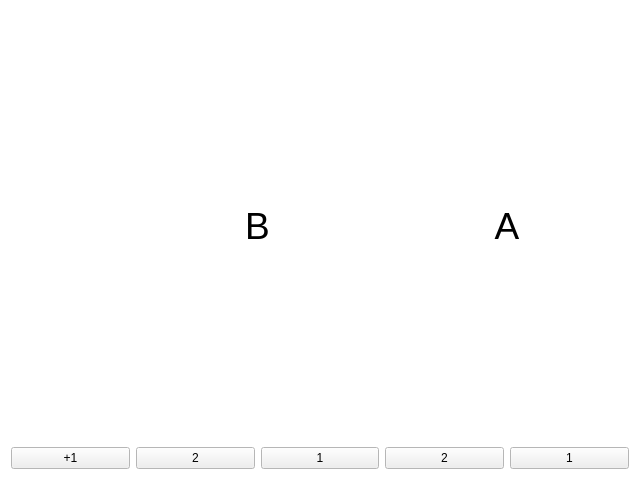
<?xml version="1.0" encoding="UTF-8"?>
<ui version="4.0">
 <class>Form</class>
 <widget class="QWidget" name="Form">
  <property name="geometry">
   <rect>
    <x>0</x>
    <y>0</y>
    <width>640</width>
    <height>480</height>
   </rect>
  </property>
  <property name="minimumSize">
   <size>
    <width>640</width>
    <height>480</height>
   </size>
  </property>
  <property name="maximumSize">
   <size>
    <width>640</width>
    <height>480</height>
   </size>
  </property>
  <property name="palette">
   <palette>
    <active>
     <colorrole role="Text">
      <brush brushstyle="SolidPattern">
       <color alpha="255">
        <red>29</red>
        <green>29</green>
        <blue>29</blue>
       </color>
      </brush>
     </colorrole>
     <colorrole role="Base">
      <brush brushstyle="SolidPattern">
       <color alpha="255">
        <red>204</red>
        <green>204</green>
        <blue>204</blue>
       </color>
      </brush>
     </colorrole>
     <colorrole role="Window">
      <brush brushstyle="SolidPattern">
       <color alpha="255">
        <red>255</red>
        <green>255</green>
        <blue>255</blue>
       </color>
      </brush>
     </colorrole>
     <colorrole role="HighlightedText">
      <brush brushstyle="SolidPattern">
       <color alpha="255">
        <red>22</red>
        <green>22</green>
        <blue>22</blue>
       </color>
      </brush>
     </colorrole>
    </active>
    <inactive>
     <colorrole role="Text">
      <brush brushstyle="SolidPattern">
       <color alpha="255">
        <red>29</red>
        <green>29</green>
        <blue>29</blue>
       </color>
      </brush>
     </colorrole>
     <colorrole role="Base">
      <brush brushstyle="SolidPattern">
       <color alpha="255">
        <red>204</red>
        <green>204</green>
        <blue>204</blue>
       </color>
      </brush>
     </colorrole>
     <colorrole role="Window">
      <brush brushstyle="SolidPattern">
       <color alpha="255">
        <red>255</red>
        <green>255</green>
        <blue>255</blue>
       </color>
      </brush>
     </colorrole>
     <colorrole role="HighlightedText">
      <brush brushstyle="SolidPattern">
       <color alpha="255">
        <red>22</red>
        <green>22</green>
        <blue>22</blue>
       </color>
      </brush>
     </colorrole>
    </inactive>
    <disabled>
     <colorrole role="Text">
      <brush brushstyle="SolidPattern">
       <color alpha="255">
        <red>29</red>
        <green>29</green>
        <blue>29</blue>
       </color>
      </brush>
     </colorrole>
     <colorrole role="Base">
      <brush brushstyle="SolidPattern">
       <color alpha="255">
        <red>204</red>
        <green>204</green>
        <blue>204</blue>
       </color>
      </brush>
     </colorrole>
     <colorrole role="Window">
      <brush brushstyle="SolidPattern">
       <color alpha="255">
        <red>255</red>
        <green>255</green>
        <blue>255</blue>
       </color>
      </brush>
     </colorrole>
     <colorrole role="HighlightedText">
      <brush brushstyle="SolidPattern">
       <color alpha="255">
        <red>22</red>
        <green>22</green>
        <blue>22</blue>
       </color>
      </brush>
     </colorrole>
    </disabled>
   </palette>
  </property>
  <property name="cursor">
   <cursorShape>BlankCursor</cursorShape>
  </property>
  <property name="windowTitle">
   <string>Sumadora</string>
  </property>
  <property name="statusTip">
   <string notr="true"/>
  </property>
  <property name="autoFillBackground">
   <bool>true</bool>
  </property>
  <property name="locale">
   <locale language="Spanish" country="Mexico"/>
  </property>
  <layout class="QGridLayout" name="gridLayout_2">
   <item row="0" column="0">
    <layout class="QGridLayout" name="gridLayout">
     <item row="0" column="3" colspan="2">
      <widget class="QLabel" name="lbl_a">
       <property name="palette">
        <palette>
         <active>
          <colorrole role="WindowText">
           <brush brushstyle="SolidPattern">
            <color alpha="255">
             <red>0</red>
             <green>0</green>
             <blue>0</blue>
            </color>
           </brush>
          </colorrole>
          <colorrole role="Button">
           <brush brushstyle="SolidPattern">
            <color alpha="255">
             <red>231</red>
             <green>231</green>
             <blue>231</blue>
            </color>
           </brush>
          </colorrole>
          <colorrole role="Light">
           <brush brushstyle="SolidPattern">
            <color alpha="255">
             <red>255</red>
             <green>255</green>
             <blue>255</blue>
            </color>
           </brush>
          </colorrole>
          <colorrole role="Midlight">
           <brush brushstyle="SolidPattern">
            <color alpha="255">
             <red>243</red>
             <green>243</green>
             <blue>243</blue>
            </color>
           </brush>
          </colorrole>
          <colorrole role="Dark">
           <brush brushstyle="SolidPattern">
            <color alpha="255">
             <red>115</red>
             <green>115</green>
             <blue>115</blue>
            </color>
           </brush>
          </colorrole>
          <colorrole role="Mid">
           <brush brushstyle="SolidPattern">
            <color alpha="255">
             <red>154</red>
             <green>154</green>
             <blue>154</blue>
            </color>
           </brush>
          </colorrole>
          <colorrole role="Text">
           <brush brushstyle="SolidPattern">
            <color alpha="255">
             <red>0</red>
             <green>0</green>
             <blue>0</blue>
            </color>
           </brush>
          </colorrole>
          <colorrole role="BrightText">
           <brush brushstyle="SolidPattern">
            <color alpha="255">
             <red>255</red>
             <green>255</green>
             <blue>255</blue>
            </color>
           </brush>
          </colorrole>
          <colorrole role="ButtonText">
           <brush brushstyle="SolidPattern">
            <color alpha="255">
             <red>0</red>
             <green>0</green>
             <blue>0</blue>
            </color>
           </brush>
          </colorrole>
          <colorrole role="Base">
           <brush brushstyle="SolidPattern">
            <color alpha="255">
             <red>255</red>
             <green>255</green>
             <blue>255</blue>
            </color>
           </brush>
          </colorrole>
          <colorrole role="Window">
           <brush brushstyle="SolidPattern">
            <color alpha="255">
             <red>231</red>
             <green>231</green>
             <blue>231</blue>
            </color>
           </brush>
          </colorrole>
          <colorrole role="Shadow">
           <brush brushstyle="SolidPattern">
            <color alpha="255">
             <red>0</red>
             <green>0</green>
             <blue>0</blue>
            </color>
           </brush>
          </colorrole>
          <colorrole role="AlternateBase">
           <brush brushstyle="SolidPattern">
            <color alpha="255">
             <red>243</red>
             <green>243</green>
             <blue>243</blue>
            </color>
           </brush>
          </colorrole>
          <colorrole role="ToolTipBase">
           <brush brushstyle="SolidPattern">
            <color alpha="255">
             <red>255</red>
             <green>255</green>
             <blue>220</blue>
            </color>
           </brush>
          </colorrole>
          <colorrole role="ToolTipText">
           <brush brushstyle="SolidPattern">
            <color alpha="255">
             <red>0</red>
             <green>0</green>
             <blue>0</blue>
            </color>
           </brush>
          </colorrole>
         </active>
         <inactive>
          <colorrole role="WindowText">
           <brush brushstyle="SolidPattern">
            <color alpha="255">
             <red>0</red>
             <green>0</green>
             <blue>0</blue>
            </color>
           </brush>
          </colorrole>
          <colorrole role="Button">
           <brush brushstyle="SolidPattern">
            <color alpha="255">
             <red>231</red>
             <green>231</green>
             <blue>231</blue>
            </color>
           </brush>
          </colorrole>
          <colorrole role="Light">
           <brush brushstyle="SolidPattern">
            <color alpha="255">
             <red>255</red>
             <green>255</green>
             <blue>255</blue>
            </color>
           </brush>
          </colorrole>
          <colorrole role="Midlight">
           <brush brushstyle="SolidPattern">
            <color alpha="255">
             <red>243</red>
             <green>243</green>
             <blue>243</blue>
            </color>
           </brush>
          </colorrole>
          <colorrole role="Dark">
           <brush brushstyle="SolidPattern">
            <color alpha="255">
             <red>115</red>
             <green>115</green>
             <blue>115</blue>
            </color>
           </brush>
          </colorrole>
          <colorrole role="Mid">
           <brush brushstyle="SolidPattern">
            <color alpha="255">
             <red>154</red>
             <green>154</green>
             <blue>154</blue>
            </color>
           </brush>
          </colorrole>
          <colorrole role="Text">
           <brush brushstyle="SolidPattern">
            <color alpha="255">
             <red>0</red>
             <green>0</green>
             <blue>0</blue>
            </color>
           </brush>
          </colorrole>
          <colorrole role="BrightText">
           <brush brushstyle="SolidPattern">
            <color alpha="255">
             <red>255</red>
             <green>255</green>
             <blue>255</blue>
            </color>
           </brush>
          </colorrole>
          <colorrole role="ButtonText">
           <brush brushstyle="SolidPattern">
            <color alpha="255">
             <red>0</red>
             <green>0</green>
             <blue>0</blue>
            </color>
           </brush>
          </colorrole>
          <colorrole role="Base">
           <brush brushstyle="SolidPattern">
            <color alpha="255">
             <red>255</red>
             <green>255</green>
             <blue>255</blue>
            </color>
           </brush>
          </colorrole>
          <colorrole role="Window">
           <brush brushstyle="SolidPattern">
            <color alpha="255">
             <red>231</red>
             <green>231</green>
             <blue>231</blue>
            </color>
           </brush>
          </colorrole>
          <colorrole role="Shadow">
           <brush brushstyle="SolidPattern">
            <color alpha="255">
             <red>0</red>
             <green>0</green>
             <blue>0</blue>
            </color>
           </brush>
          </colorrole>
          <colorrole role="AlternateBase">
           <brush brushstyle="SolidPattern">
            <color alpha="255">
             <red>243</red>
             <green>243</green>
             <blue>243</blue>
            </color>
           </brush>
          </colorrole>
          <colorrole role="ToolTipBase">
           <brush brushstyle="SolidPattern">
            <color alpha="255">
             <red>255</red>
             <green>255</green>
             <blue>220</blue>
            </color>
           </brush>
          </colorrole>
          <colorrole role="ToolTipText">
           <brush brushstyle="SolidPattern">
            <color alpha="255">
             <red>0</red>
             <green>0</green>
             <blue>0</blue>
            </color>
           </brush>
          </colorrole>
         </inactive>
         <disabled>
          <colorrole role="WindowText">
           <brush brushstyle="SolidPattern">
            <color alpha="255">
             <red>115</red>
             <green>115</green>
             <blue>115</blue>
            </color>
           </brush>
          </colorrole>
          <colorrole role="Button">
           <brush brushstyle="SolidPattern">
            <color alpha="255">
             <red>231</red>
             <green>231</green>
             <blue>231</blue>
            </color>
           </brush>
          </colorrole>
          <colorrole role="Light">
           <brush brushstyle="SolidPattern">
            <color alpha="255">
             <red>255</red>
             <green>255</green>
             <blue>255</blue>
            </color>
           </brush>
          </colorrole>
          <colorrole role="Midlight">
           <brush brushstyle="SolidPattern">
            <color alpha="255">
             <red>243</red>
             <green>243</green>
             <blue>243</blue>
            </color>
           </brush>
          </colorrole>
          <colorrole role="Dark">
           <brush brushstyle="SolidPattern">
            <color alpha="255">
             <red>115</red>
             <green>115</green>
             <blue>115</blue>
            </color>
           </brush>
          </colorrole>
          <colorrole role="Mid">
           <brush brushstyle="SolidPattern">
            <color alpha="255">
             <red>154</red>
             <green>154</green>
             <blue>154</blue>
            </color>
           </brush>
          </colorrole>
          <colorrole role="Text">
           <brush brushstyle="SolidPattern">
            <color alpha="255">
             <red>115</red>
             <green>115</green>
             <blue>115</blue>
            </color>
           </brush>
          </colorrole>
          <colorrole role="BrightText">
           <brush brushstyle="SolidPattern">
            <color alpha="255">
             <red>255</red>
             <green>255</green>
             <blue>255</blue>
            </color>
           </brush>
          </colorrole>
          <colorrole role="ButtonText">
           <brush brushstyle="SolidPattern">
            <color alpha="255">
             <red>115</red>
             <green>115</green>
             <blue>115</blue>
            </color>
           </brush>
          </colorrole>
          <colorrole role="Base">
           <brush brushstyle="SolidPattern">
            <color alpha="255">
             <red>231</red>
             <green>231</green>
             <blue>231</blue>
            </color>
           </brush>
          </colorrole>
          <colorrole role="Window">
           <brush brushstyle="SolidPattern">
            <color alpha="255">
             <red>231</red>
             <green>231</green>
             <blue>231</blue>
            </color>
           </brush>
          </colorrole>
          <colorrole role="Shadow">
           <brush brushstyle="SolidPattern">
            <color alpha="255">
             <red>0</red>
             <green>0</green>
             <blue>0</blue>
            </color>
           </brush>
          </colorrole>
          <colorrole role="AlternateBase">
           <brush brushstyle="SolidPattern">
            <color alpha="255">
             <red>231</red>
             <green>231</green>
             <blue>231</blue>
            </color>
           </brush>
          </colorrole>
          <colorrole role="ToolTipBase">
           <brush brushstyle="SolidPattern">
            <color alpha="255">
             <red>255</red>
             <green>255</green>
             <blue>220</blue>
            </color>
           </brush>
          </colorrole>
          <colorrole role="ToolTipText">
           <brush brushstyle="SolidPattern">
            <color alpha="255">
             <red>0</red>
             <green>0</green>
             <blue>0</blue>
            </color>
           </brush>
          </colorrole>
         </disabled>
        </palette>
       </property>
       <property name="font">
        <font>
         <family>Arial</family>
         <pointsize>28</pointsize>
        </font>
       </property>
       <property name="text">
        <string>A</string>
       </property>
       <property name="alignment">
        <set>Qt::AlignCenter</set>
       </property>
      </widget>
     </item>
     <item row="0" column="1" colspan="2">
      <widget class="QLabel" name="lbl_b">
       <property name="palette">
        <palette>
         <active>
          <colorrole role="WindowText">
           <brush brushstyle="SolidPattern">
            <color alpha="255">
             <red>0</red>
             <green>0</green>
             <blue>0</blue>
            </color>
           </brush>
          </colorrole>
          <colorrole role="Button">
           <brush brushstyle="SolidPattern">
            <color alpha="255">
             <red>231</red>
             <green>231</green>
             <blue>231</blue>
            </color>
           </brush>
          </colorrole>
          <colorrole role="Light">
           <brush brushstyle="SolidPattern">
            <color alpha="255">
             <red>255</red>
             <green>255</green>
             <blue>255</blue>
            </color>
           </brush>
          </colorrole>
          <colorrole role="Midlight">
           <brush brushstyle="SolidPattern">
            <color alpha="255">
             <red>243</red>
             <green>243</green>
             <blue>243</blue>
            </color>
           </brush>
          </colorrole>
          <colorrole role="Dark">
           <brush brushstyle="SolidPattern">
            <color alpha="255">
             <red>115</red>
             <green>115</green>
             <blue>115</blue>
            </color>
           </brush>
          </colorrole>
          <colorrole role="Mid">
           <brush brushstyle="SolidPattern">
            <color alpha="255">
             <red>154</red>
             <green>154</green>
             <blue>154</blue>
            </color>
           </brush>
          </colorrole>
          <colorrole role="Text">
           <brush brushstyle="SolidPattern">
            <color alpha="255">
             <red>0</red>
             <green>0</green>
             <blue>0</blue>
            </color>
           </brush>
          </colorrole>
          <colorrole role="BrightText">
           <brush brushstyle="SolidPattern">
            <color alpha="255">
             <red>255</red>
             <green>255</green>
             <blue>255</blue>
            </color>
           </brush>
          </colorrole>
          <colorrole role="ButtonText">
           <brush brushstyle="SolidPattern">
            <color alpha="255">
             <red>0</red>
             <green>0</green>
             <blue>0</blue>
            </color>
           </brush>
          </colorrole>
          <colorrole role="Base">
           <brush brushstyle="SolidPattern">
            <color alpha="255">
             <red>255</red>
             <green>255</green>
             <blue>255</blue>
            </color>
           </brush>
          </colorrole>
          <colorrole role="Window">
           <brush brushstyle="SolidPattern">
            <color alpha="255">
             <red>231</red>
             <green>231</green>
             <blue>231</blue>
            </color>
           </brush>
          </colorrole>
          <colorrole role="Shadow">
           <brush brushstyle="SolidPattern">
            <color alpha="255">
             <red>0</red>
             <green>0</green>
             <blue>0</blue>
            </color>
           </brush>
          </colorrole>
          <colorrole role="AlternateBase">
           <brush brushstyle="SolidPattern">
            <color alpha="255">
             <red>243</red>
             <green>243</green>
             <blue>243</blue>
            </color>
           </brush>
          </colorrole>
          <colorrole role="ToolTipBase">
           <brush brushstyle="SolidPattern">
            <color alpha="255">
             <red>255</red>
             <green>255</green>
             <blue>220</blue>
            </color>
           </brush>
          </colorrole>
          <colorrole role="ToolTipText">
           <brush brushstyle="SolidPattern">
            <color alpha="255">
             <red>0</red>
             <green>0</green>
             <blue>0</blue>
            </color>
           </brush>
          </colorrole>
         </active>
         <inactive>
          <colorrole role="WindowText">
           <brush brushstyle="SolidPattern">
            <color alpha="255">
             <red>0</red>
             <green>0</green>
             <blue>0</blue>
            </color>
           </brush>
          </colorrole>
          <colorrole role="Button">
           <brush brushstyle="SolidPattern">
            <color alpha="255">
             <red>231</red>
             <green>231</green>
             <blue>231</blue>
            </color>
           </brush>
          </colorrole>
          <colorrole role="Light">
           <brush brushstyle="SolidPattern">
            <color alpha="255">
             <red>255</red>
             <green>255</green>
             <blue>255</blue>
            </color>
           </brush>
          </colorrole>
          <colorrole role="Midlight">
           <brush brushstyle="SolidPattern">
            <color alpha="255">
             <red>243</red>
             <green>243</green>
             <blue>243</blue>
            </color>
           </brush>
          </colorrole>
          <colorrole role="Dark">
           <brush brushstyle="SolidPattern">
            <color alpha="255">
             <red>115</red>
             <green>115</green>
             <blue>115</blue>
            </color>
           </brush>
          </colorrole>
          <colorrole role="Mid">
           <brush brushstyle="SolidPattern">
            <color alpha="255">
             <red>154</red>
             <green>154</green>
             <blue>154</blue>
            </color>
           </brush>
          </colorrole>
          <colorrole role="Text">
           <brush brushstyle="SolidPattern">
            <color alpha="255">
             <red>0</red>
             <green>0</green>
             <blue>0</blue>
            </color>
           </brush>
          </colorrole>
          <colorrole role="BrightText">
           <brush brushstyle="SolidPattern">
            <color alpha="255">
             <red>255</red>
             <green>255</green>
             <blue>255</blue>
            </color>
           </brush>
          </colorrole>
          <colorrole role="ButtonText">
           <brush brushstyle="SolidPattern">
            <color alpha="255">
             <red>0</red>
             <green>0</green>
             <blue>0</blue>
            </color>
           </brush>
          </colorrole>
          <colorrole role="Base">
           <brush brushstyle="SolidPattern">
            <color alpha="255">
             <red>255</red>
             <green>255</green>
             <blue>255</blue>
            </color>
           </brush>
          </colorrole>
          <colorrole role="Window">
           <brush brushstyle="SolidPattern">
            <color alpha="255">
             <red>231</red>
             <green>231</green>
             <blue>231</blue>
            </color>
           </brush>
          </colorrole>
          <colorrole role="Shadow">
           <brush brushstyle="SolidPattern">
            <color alpha="255">
             <red>0</red>
             <green>0</green>
             <blue>0</blue>
            </color>
           </brush>
          </colorrole>
          <colorrole role="AlternateBase">
           <brush brushstyle="SolidPattern">
            <color alpha="255">
             <red>243</red>
             <green>243</green>
             <blue>243</blue>
            </color>
           </brush>
          </colorrole>
          <colorrole role="ToolTipBase">
           <brush brushstyle="SolidPattern">
            <color alpha="255">
             <red>255</red>
             <green>255</green>
             <blue>220</blue>
            </color>
           </brush>
          </colorrole>
          <colorrole role="ToolTipText">
           <brush brushstyle="SolidPattern">
            <color alpha="255">
             <red>0</red>
             <green>0</green>
             <blue>0</blue>
            </color>
           </brush>
          </colorrole>
         </inactive>
         <disabled>
          <colorrole role="WindowText">
           <brush brushstyle="SolidPattern">
            <color alpha="255">
             <red>115</red>
             <green>115</green>
             <blue>115</blue>
            </color>
           </brush>
          </colorrole>
          <colorrole role="Button">
           <brush brushstyle="SolidPattern">
            <color alpha="255">
             <red>231</red>
             <green>231</green>
             <blue>231</blue>
            </color>
           </brush>
          </colorrole>
          <colorrole role="Light">
           <brush brushstyle="SolidPattern">
            <color alpha="255">
             <red>255</red>
             <green>255</green>
             <blue>255</blue>
            </color>
           </brush>
          </colorrole>
          <colorrole role="Midlight">
           <brush brushstyle="SolidPattern">
            <color alpha="255">
             <red>243</red>
             <green>243</green>
             <blue>243</blue>
            </color>
           </brush>
          </colorrole>
          <colorrole role="Dark">
           <brush brushstyle="SolidPattern">
            <color alpha="255">
             <red>115</red>
             <green>115</green>
             <blue>115</blue>
            </color>
           </brush>
          </colorrole>
          <colorrole role="Mid">
           <brush brushstyle="SolidPattern">
            <color alpha="255">
             <red>154</red>
             <green>154</green>
             <blue>154</blue>
            </color>
           </brush>
          </colorrole>
          <colorrole role="Text">
           <brush brushstyle="SolidPattern">
            <color alpha="255">
             <red>115</red>
             <green>115</green>
             <blue>115</blue>
            </color>
           </brush>
          </colorrole>
          <colorrole role="BrightText">
           <brush brushstyle="SolidPattern">
            <color alpha="255">
             <red>255</red>
             <green>255</green>
             <blue>255</blue>
            </color>
           </brush>
          </colorrole>
          <colorrole role="ButtonText">
           <brush brushstyle="SolidPattern">
            <color alpha="255">
             <red>115</red>
             <green>115</green>
             <blue>115</blue>
            </color>
           </brush>
          </colorrole>
          <colorrole role="Base">
           <brush brushstyle="SolidPattern">
            <color alpha="255">
             <red>231</red>
             <green>231</green>
             <blue>231</blue>
            </color>
           </brush>
          </colorrole>
          <colorrole role="Window">
           <brush brushstyle="SolidPattern">
            <color alpha="255">
             <red>231</red>
             <green>231</green>
             <blue>231</blue>
            </color>
           </brush>
          </colorrole>
          <colorrole role="Shadow">
           <brush brushstyle="SolidPattern">
            <color alpha="255">
             <red>0</red>
             <green>0</green>
             <blue>0</blue>
            </color>
           </brush>
          </colorrole>
          <colorrole role="AlternateBase">
           <brush brushstyle="SolidPattern">
            <color alpha="255">
             <red>231</red>
             <green>231</green>
             <blue>231</blue>
            </color>
           </brush>
          </colorrole>
          <colorrole role="ToolTipBase">
           <brush brushstyle="SolidPattern">
            <color alpha="255">
             <red>255</red>
             <green>255</green>
             <blue>220</blue>
            </color>
           </brush>
          </colorrole>
          <colorrole role="ToolTipText">
           <brush brushstyle="SolidPattern">
            <color alpha="255">
             <red>0</red>
             <green>0</green>
             <blue>0</blue>
            </color>
           </brush>
          </colorrole>
         </disabled>
        </palette>
       </property>
       <property name="font">
        <font>
         <family>Arial</family>
         <pointsize>28</pointsize>
        </font>
       </property>
       <property name="text">
        <string>B</string>
       </property>
       <property name="alignment">
        <set>Qt::AlignCenter</set>
       </property>
      </widget>
     </item>
     <item row="1" column="0">
      <widget class="QPushButton" name="btn_1">
       <property name="text">
        <string>+1</string>
       </property>
      </widget>
     </item>
     <item row="1" column="2">
      <widget class="QPushButton" name="btn_b1">
       <property name="text">
        <string>1</string>
       </property>
      </widget>
     </item>
     <item row="1" column="3">
      <widget class="QPushButton" name="btn_a2">
       <property name="text">
        <string>2</string>
       </property>
      </widget>
     </item>
     <item row="1" column="1">
      <widget class="QPushButton" name="btn_b2">
       <property name="text">
        <string>2</string>
       </property>
      </widget>
     </item>
     <item row="1" column="4">
      <widget class="QPushButton" name="btn_a1">
       <property name="text">
        <string>1</string>
       </property>
      </widget>
     </item>
    </layout>
   </item>
  </layout>
 </widget>
 <resources/>
 <connections/>
</ui>
